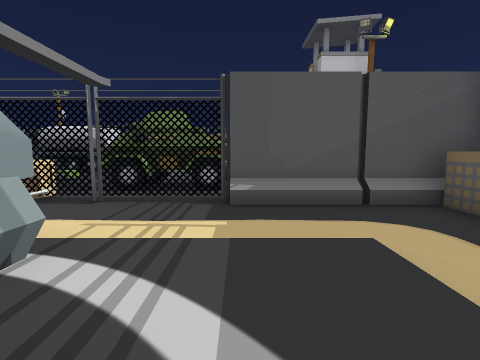
View 1 (above)

24 first-person views from a walk through a scene from a Unity 3-D project. The camera is 1.5 m above the floor, tilts 6° down and sees 85° across. The floor is counted in squares, 2 m on a side. Each view is taken from the middle of a square. On the plan, view 1 faces up. The plan holds only what a view shows up to about 9 squares ahead; the rest is blank. The place goes on beyond the plan. Some animated figures are left out. Some surface patterns are stand-ins.

View 2
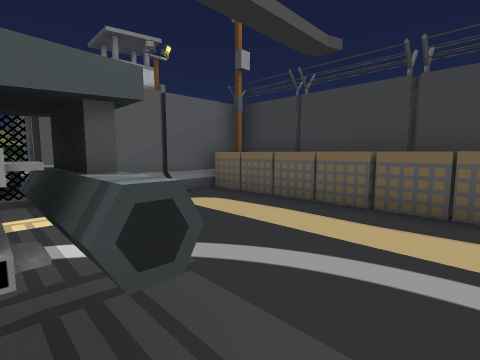

View 3
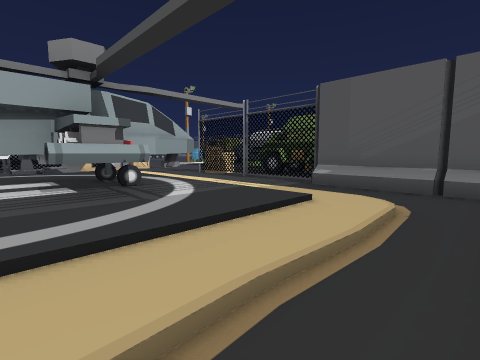

View 4
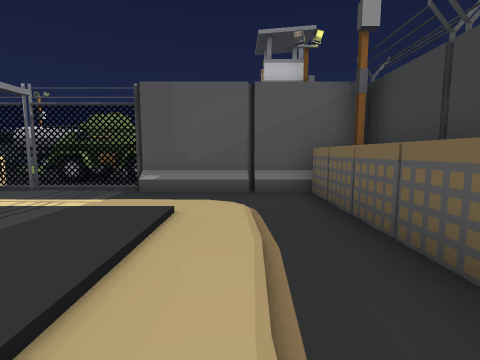

View 5
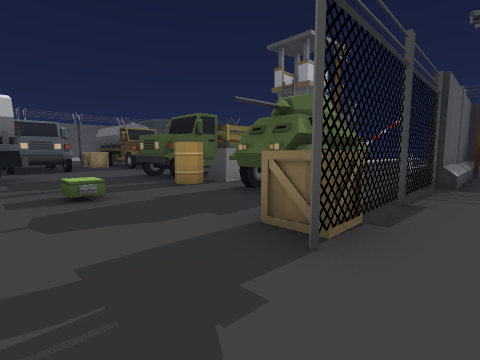

View 6
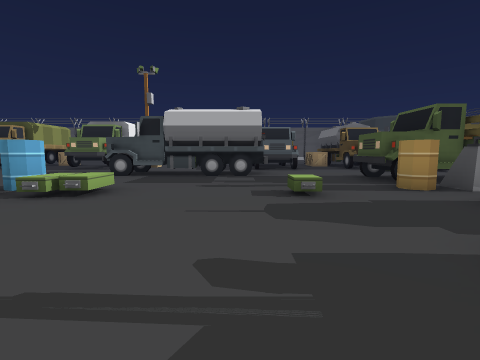

View 7
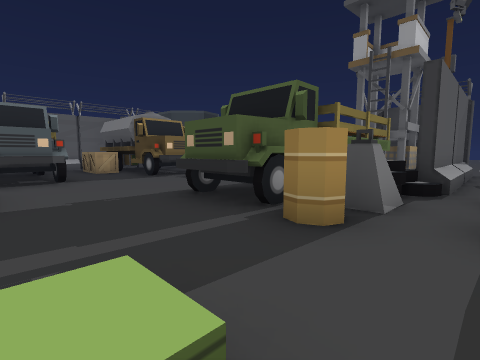

View 8
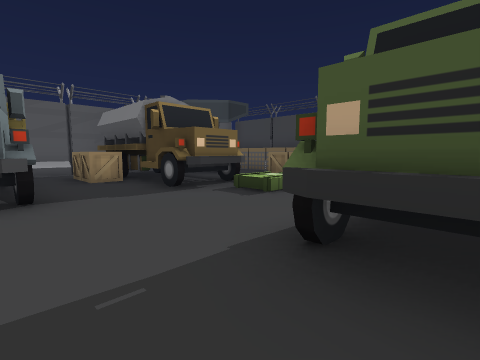

View 9
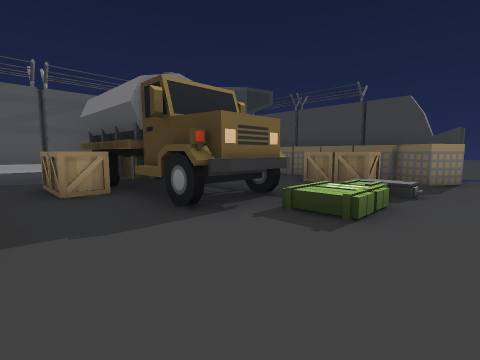

View 10
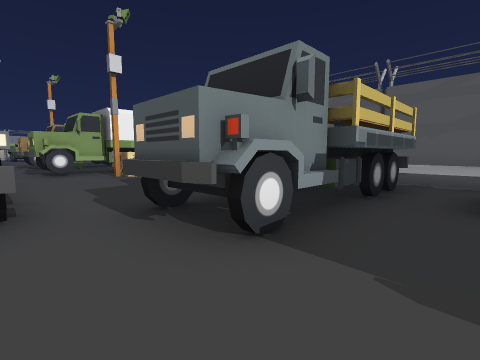

View 11
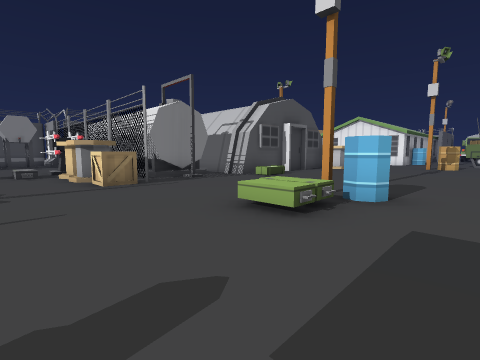

View 12
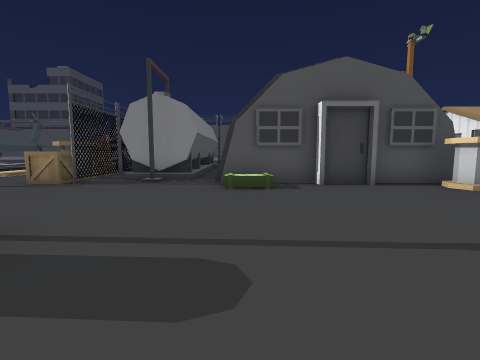

View 13
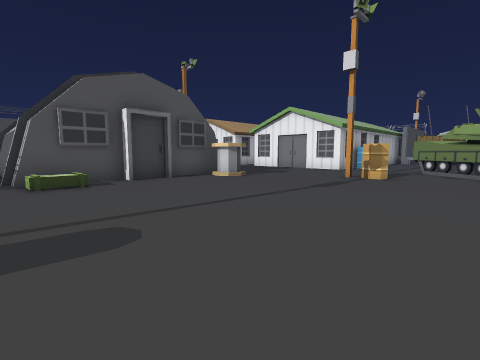

View 14
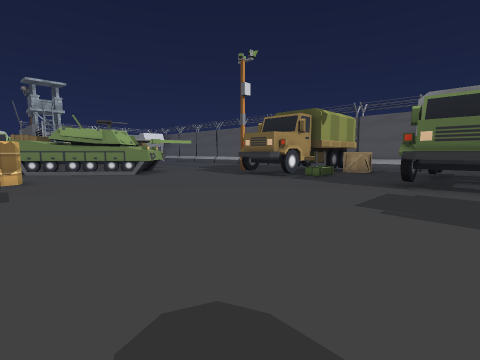

View 15
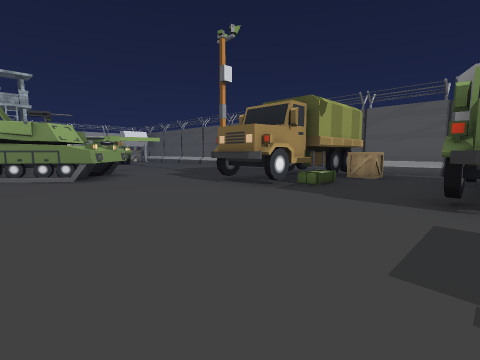

View 16
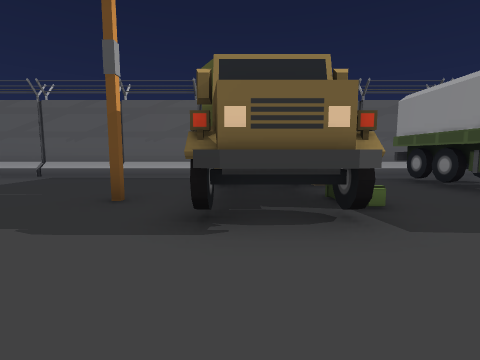

View 17
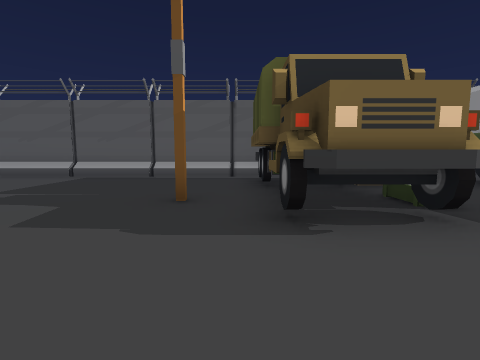

View 18
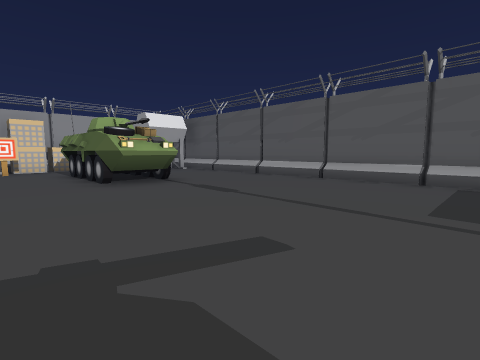

View 19
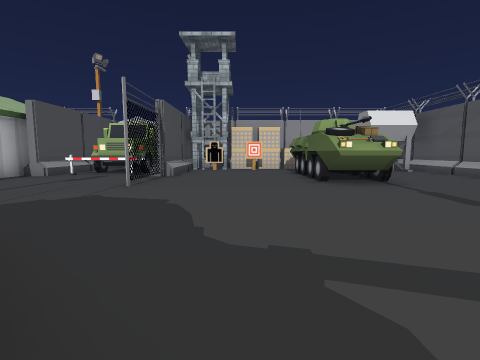

View 20
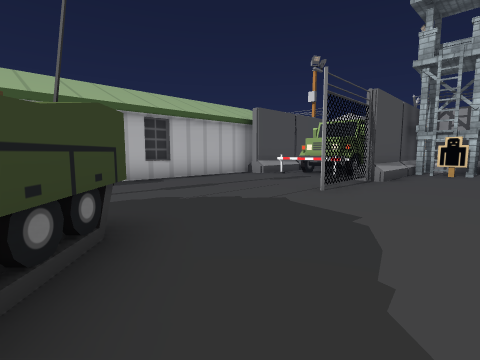

View 21
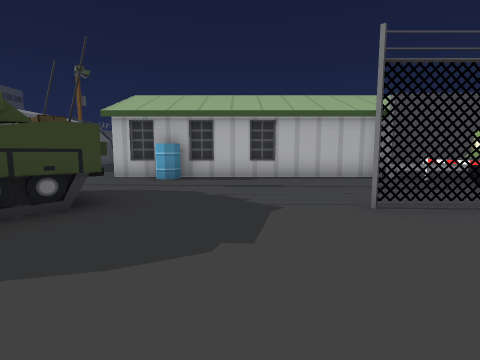

View 22
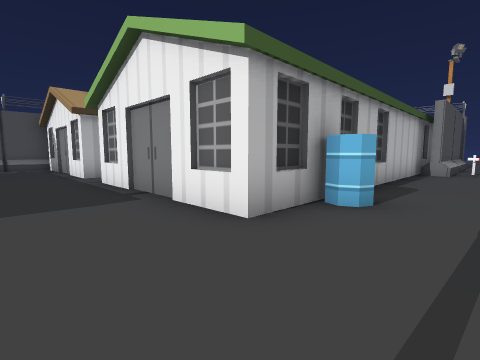

View 23
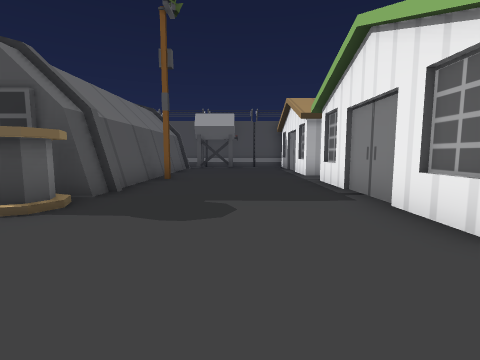

View 24
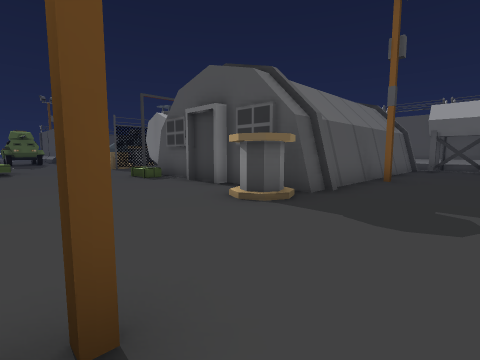

### Floor plan
Key: @ floor where view 1 was taken; # wall or solid block; . main floor; : floor 0.25 m higher than the main floor; / step, stairs or slope; = window, fence, low wall or low ledge; ^ raised ledge; B box; C crate; T truck; A barrel; W tower; U building; H wheel; O other object.
Columns run from 37 left of view 1 to 5 right of it. Each row starts with its distance up from view 1.
 22     ^^  ^^^^^^^^^^^  ^^^        ####
 21     // ///////////. /////       ...
 20     ..............TT...TT       T..C   O
 19     ..............TTC..T        T.CT   O O
 18     OOH...........TT...T C      T.CCT....O
 17       ##........#.TTC..TTC... .TT..TT....O
 16   ##HHH...........TT...TT......TT..TTT.C O
 15   #....................TT...........CC C O
 14   ............#..........     TT....///..O^
 13 #.W.......... ##......... TTTTTT..........
 12 #####.......###.......... ........TT T
 11     #===...####...................TTT   WO
 10   TTT........#....................ATTTTTWO
  9    TT...........A........BAB...B...O=O#####
  8    #..............................OO .. ..
  7    ########A#.....................OOO...
  6             #.....O....................#
  5             #.....U.UU.C........CC===######
  4             #.....U  ##U.#.=C............O#
  3             #.....#     .##^O.. ////////.O#
  2             #.....#     .##^O../:::#:://.O#
  1              .....#    #    O/./:::#:://.O#
  0             #.....#    #    O. /::###@//.O#
 -1             #.....#             :::#:://.O#

Where each view was taken, in squares from view 1:
view 1: 0 up, 0 right, facing up
view 2: 1 down, 1 left, facing up-right
view 3: 1 down, 3 right, facing up-left
view 4: 1 down, 2 right, facing up
view 5: 4 up, 7 left, facing up-right
view 6: 4 up, 7 left, facing up
view 7: 8 up, 6 left, facing up-right
view 8: 11 up, 5 left, facing up-right
view 9: 13 up, 4 left, facing up-right
view 10: 14 up, 3 left, facing up-left
view 11: 11 up, 7 left, facing down-left
view 12: 11 up, 14 left, facing down
view 13: 12 up, 13 left, facing down-left
view 14: 9 up, 13 left, facing up-left
view 15: 11 up, 14 left, facing up-left
view 16: 13 up, 19 left, facing up
view 17: 13 up, 20 left, facing up
view 18: 14 up, 24 left, facing up-left
view 19: 14 up, 24 left, facing left
view 20: 14 up, 25 left, facing down-left
view 21: 15 up, 28 left, facing down
view 22: 9 up, 22 left, facing down-left
view 23: 9 up, 22 left, facing down
view 24: 9 up, 22 left, facing down-right
